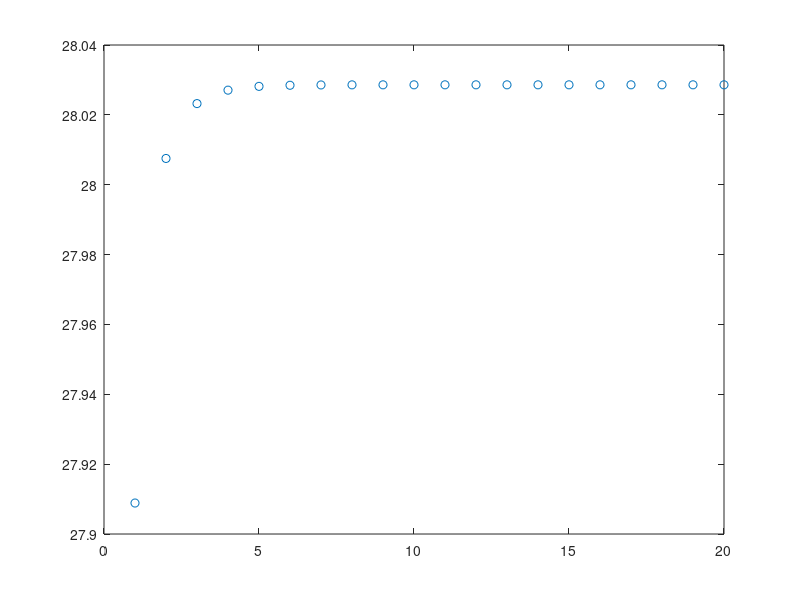

Recreate this plot in MATLAB.
clear all;
close all;

A = [-2,-6,-5,-6,-10;
    -6,-2,-5,-5,3;
    -5,-5,2,-9,-2;
    -6,-5,-9,-4,-14;
    -10,3,-2,-14,-4];

x = [1,1,1,1,1]';
eig_est = ones(20,1);

for i = 1:20
    x = A*x/norm(A*x);
    curEig = norm(A*x)/norm(x);
    eig_est(i) = curEig;
end
    
j = linspace(1,20,20);
plot(j, eig_est, 'o');